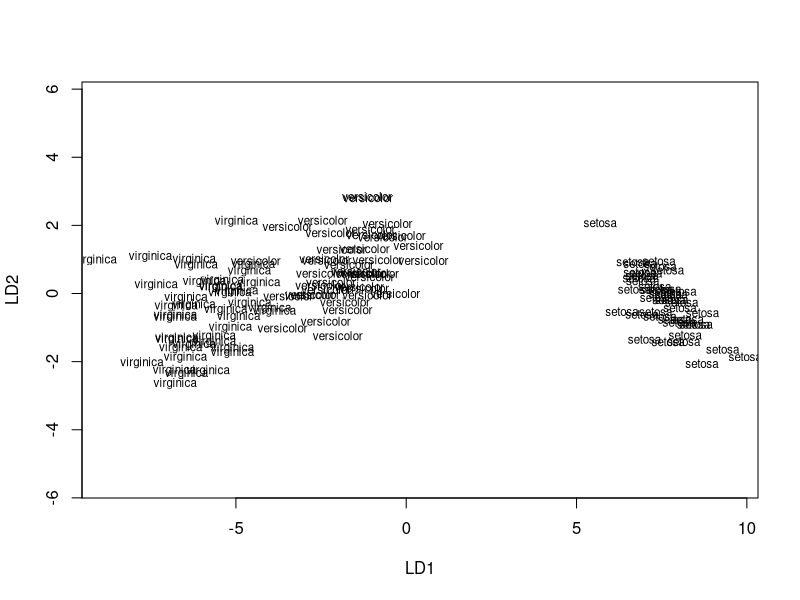
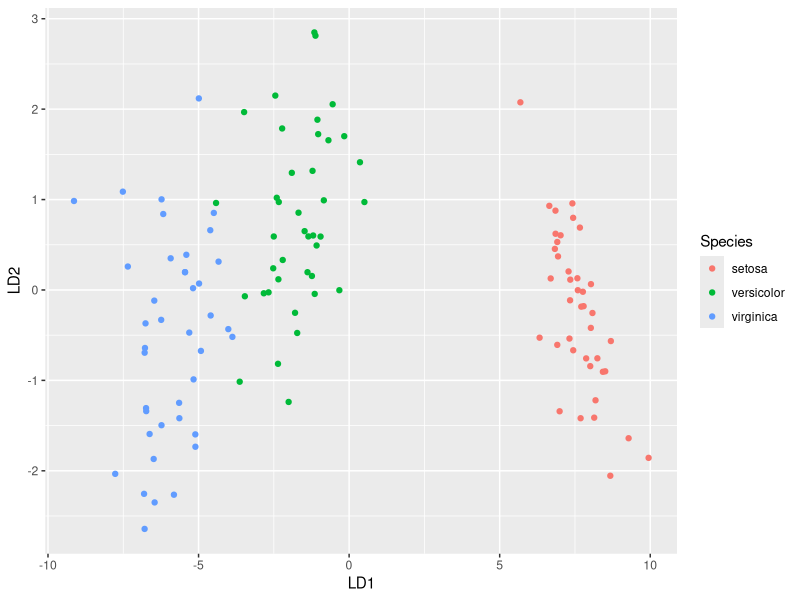

Write the R code that produced these figures, in order.
## ---- chunk 1
knitr::opts_chunk$set(echo = TRUE)
## ---- chunk 2
library(MASS) # required for the lda() function
library(caret) 
library(tidyverse)

# Load the data
data("iris")

# Split the data into training (80%) and test set (20%)
set.seed(123)
training.samples <- iris$Species %>%
  createDataPartition(p = 0.8, list = FALSE)
train.data <- iris[training.samples, ]
test.data <- iris[-training.samples, ]

## ---- chunk 3
# Estimate preprocessing parameters
preproc.param <- train.data %>% 
  preProcess(method = c("center", "scale"))
# Transform the data using the estimated parameters
train.transformed <- preproc.param %>% predict(train.data)
test.transformed <- preproc.param %>% predict(test.data)
## ---- chunk 4
# Loading in data from separate files
# 
# learning_dat <- read.csv("YourLearningData.csv") # read in the data you will use to teach the analysis what each category looks like - minimally, you need a column for category (in your case, individual) plus one column for each of your variables
# 
# experimental_dat <- read.csv("YourExperimentalData.csv") # read in the data for which you will be predicting categories - this should be formatted exactly like your learing data
# 
# 
# 
# Predict_results <- predict(LDA_object, newdata = experimental_dat) # use the LDA results object to predict the category for your experimental data - NOTE: if you have multiple rows in your experimental data, you'll need to use a for loop to compare each row to your LDA object
## ---- chunk 5
LDA_object <- lda(Species~., data = train.transformed) # creates an object that is the results of the learning phase of the LDA - this is what you will use to predict what category each subsequent set of variables you feed it most likely belong to
LDA_object
plot(LDA_object)
## ---- chunk 6
Predict_results <- predict(LDA_object, newdata = test.transformed) # use the LDA results object to predict the category for your experimental data - NOTE: if you have multiple rows in your experimental data, you'll need to use a for loop to compare each row to your LDA object - try this on your own first and if you can't make it work, I'll show you what I did
## ---- chunk 7
lda.data <- cbind(train.transformed, predict(LDA_object)$x)
ggplot(lda.data, aes(LD1, LD2)) +
  geom_point(aes(color = Species))
## ---- chunk 8
# Model accuracy

mean(Predict_results$class==test.transformed$Species)
